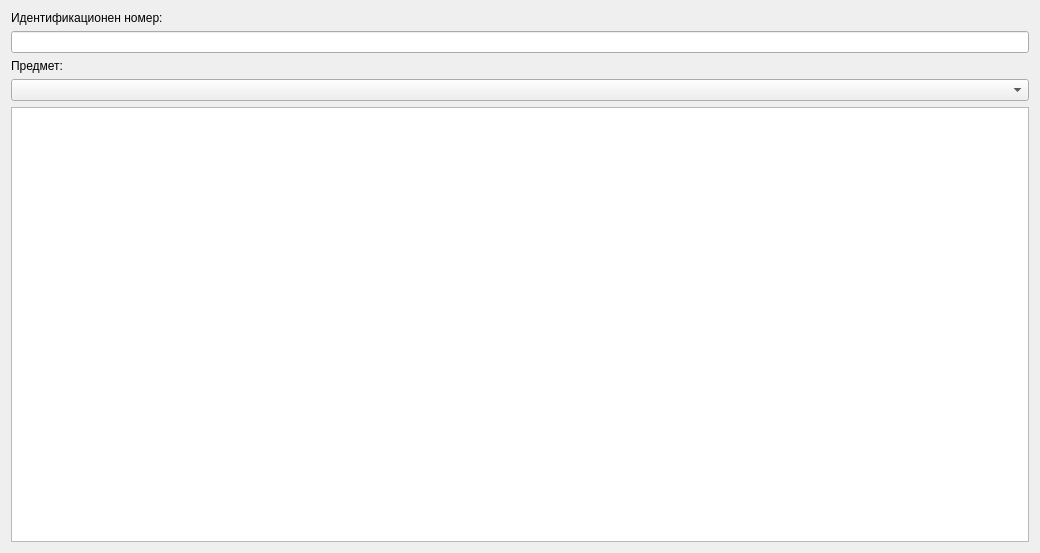
<?xml version="1.0" encoding="UTF-8"?>
<ui version="4.0">
 <class>Electronicaldiary_write</class>
 <widget class="QDialog" name="Electronicaldiary_write">
  <property name="geometry">
   <rect>
    <x>0</x>
    <y>0</y>
    <width>1040</width>
    <height>553</height>
   </rect>
  </property>
  <property name="windowTitle">
   <string>Dialog</string>
  </property>
  <layout class="QVBoxLayout" name="verticalLayout_4">
   <item>
    <layout class="QVBoxLayout" name="verticalLayout_3">
     <item>
      <widget class="QLabel" name="label_2">
       <property name="text">
        <string>Идентификационен номер:</string>
       </property>
      </widget>
     </item>
     <item>
      <widget class="QLineEdit" name="IDEdit"/>
     </item>
    </layout>
   </item>
   <item>
    <layout class="QVBoxLayout" name="verticalLayout_2">
     <item>
      <widget class="QLabel" name="label">
       <property name="text">
        <string>Предмет:</string>
       </property>
      </widget>
     </item>
     <item>
      <widget class="QComboBox" name="SubjectBox"/>
     </item>
    </layout>
   </item>
   <item>
    <layout class="QVBoxLayout" name="verticalLayout">
     <item>
      <widget class="QTableView" name="tableView"/>
     </item>
    </layout>
   </item>
  </layout>
 </widget>
 <resources/>
 <connections/>
</ui>
